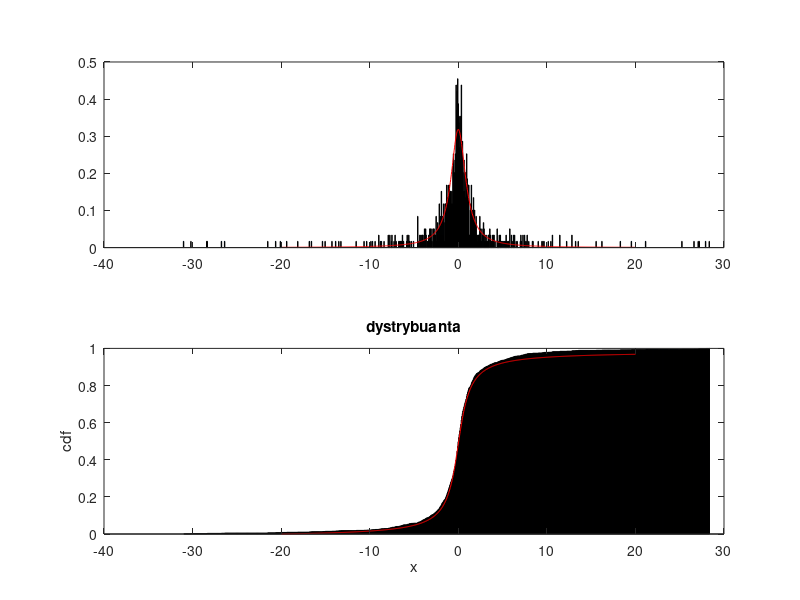

The MATLAB source for this figure:
clear all
gamma = 1;
x0 = 0;
C_trial = 1;

f = @(x, gamma, x0, C_trial) C_trial./(pi*gamma*(1+((x-x0)/gamma).^2));
x_plot = linspace(-20,20,1000);
y_plot = f(x_plot, gamma, x0, C_trial);

C = 1;
y_plot = f(x_plot, gamma, x0, C);

subplot(2,1,1);
title('rozklad gestosci funkcji')
xlabel('x')
ylabel('pdf')

y_cdf = cumtrapz(x_plot, y_plot);

N_our_randoms = 1e7;
g = @(x) f(x, gamma, x0, C);
G = @(x) quadgk(g, -Inf, x);
Runiform = 0.01+0.98*rand(1,1000);
f_Random_numbers = arrayfun( @(x) x0 + gamma*tan(pi*(x-0.5)), Runiform);


[m, bin] = hist(f_Random_numbers, 1000);
m = m/trapz(bin, m);

bar(bin, m);
hold on
plot(x_plot, y_plot, 'r-');
e_x= bin;
e_pdf = m;

emp_mean = trapz(e_x, e_x.*e_pdf);
emp_variance = trapz(e_x, e_pdf.*(e_x-emp_mean).^2);

analytical_cauchy_cdf = @(x) 1/pi * arctan((x-x0)/gamma) + 0.5;
e_cdf = cumtrapz(bin, m);

f_mean = trapz(x_plot, y_plot.*x_plot);
f_variance = trapz(x_plot, y_plot.*(x_plot-f_mean).^2);


%kwantyle teoretyczne
search_kwantyla = @(a, y)(abs(y-a));
[smiec, kwantyl1_idx] = min(search_kwantyla(0.25, y_cdf));
[smiec, kwantyl2_idx] = min(search_kwantyla(0.5, y_cdf));
[smiec, kwantyl3_idx] = min(search_kwantyla(0.75, y_cdf));
kwantyl1 = x_plot(kwantyl1_idx);
kwantyl2 = x_plot(kwantyl2_idx);
kwantyl3 = x_plot(kwantyl3_idx);

%kwantyle empiryczne
[smiec2, ekwantyl1_idx] = min(search_kwantyla(0.25, e_cdf));
[smiec2, ekwantyl2_idx] = min(search_kwantyla(0.5, e_cdf));
[smiec2, ekwantyl3_idx] = min(search_kwantyla(0.75, e_cdf));
ekwantyl1 = e_x(kwantyl1_idx);
ekwantyl2 = e_x(kwantyl2_idx);
ekwantyl3 = e_x(kwantyl3_idx);


subplot(2,1,2);
bar(bin, e_cdf);
hold on
plot(x_plot, y_cdf, 'r-');
title('dystrybuanta')
xlabel('x')
ylabel('cdf')

fprintf('z jakiegos powodu wyniki na samplach troche lataja, nie jestem pewien czemu\n');
fprintf('?\tSample\tAnalitycznie\n');
fprintf('E\t%f\t%f\n', emp_mean, f_mean);
fprintf('Var\t%f\t%f\n', emp_variance, f_variance);
fprintf('Q1\t%f\t%f\n', ekwantyl1, kwantyl1);
fprintf('Med\t%f\t%f\n', ekwantyl2, kwantyl2);
fprintf('Q3\t%f\t%f\n', ekwantyl3, kwantyl3);
